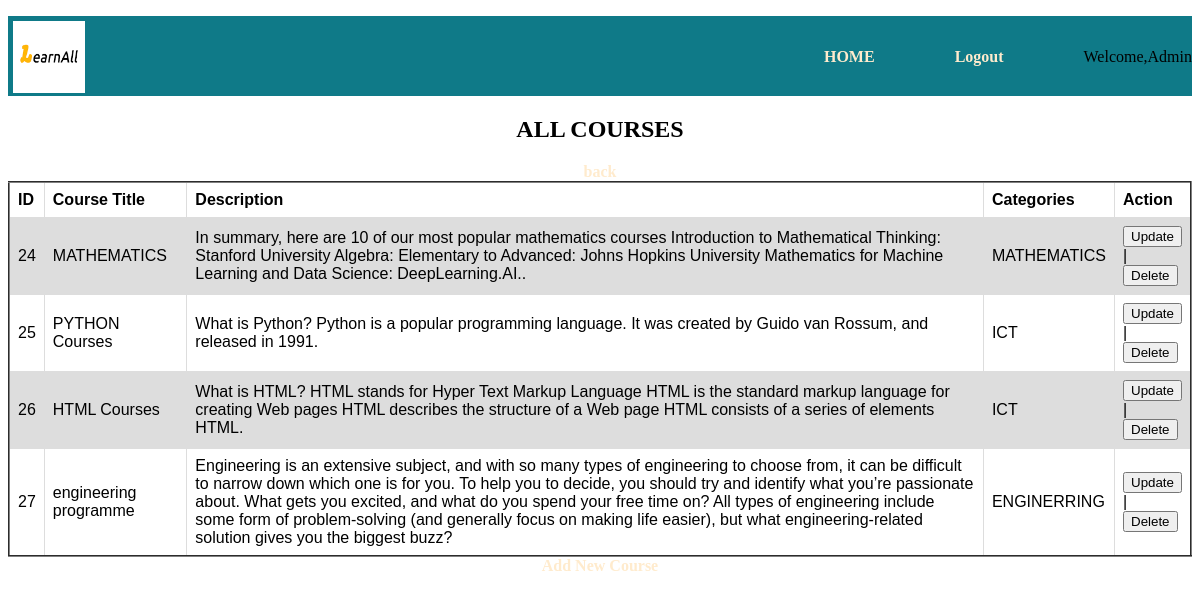
Screenshot of /admin/course.php with the database file from the repository.
### tables this page shows
CREATE TABLE `courses` (
  `c_id` int(10) NOT NULL,
  `c_title` text NOT NULL,
  `c_description` text NOT NULL,
  `c_picturer` text NOT NULL,
  `c_category` text NOT NULL
);

### admin/course.php (the view, shortened to what this page needs)
<?php
require_once '../config.php';
?>
<!DOCTYPE html>
<html lang="en">
<head>
    <link rel="stylesheet" href="admin.css">
</head>
<body>
<div class="header"> <ul>
            <li>Welcome,Admin</li>
            <li><a href="../landingpage.php">Logout</a></li>
            <li><a href="admin.html">HOME</a>  </li>
        </ul>
        <span><img src="../logo.png" alt="" height="90%" style="margin: 0.3rem;"></span>
    </div>
    <center>
        <h2>ALL COURSES </h2> <a href="admin.html">back</a>
        <table border="2" style=" border-collapse:collapse">
          <tr>  <th>ID</th>  <th>Course Title</th>  <th>Description</th>   <th>Categories</th> <th>Action</th></tr>
          <?php
       $result = mysqli_query( $con,"SELECT * FROM courses");
       while( $row = mysqli_fetch_assoc($result)){
        ?>
        <tr> <td><?php echo $row['c_id'] ?></td>
         <td><?php echo $row['c_title']?></td>
         <td> <?php echo $row['c_description']?></td>
         <td> <?php echo $row['c_category']?></td>
         <td>
           <form action="update_course.php" method="post">
                <input type='submit' name='update' value='Update'>
              </form> |
         <form action="delete_course.php" method="post">
                <input type='submit' name='delete' value='Delete'>
              </form>
                </td>
               </tr>
       <?php
               }
              ?>
      </table>
        <a href="newcourse.php">Add New Course</a>
    </center>
</body>
</html>

### admin/admin.css (style rules this page uses)
.header { height: 5rem; width: auto; background-color: rgb(15, 122, 136); }
.header li { list-style: none; margin-left: 5rem; margin-top: 2rem; float: right; }
a { color: blanchedalmond; text-decoration: none; font-weight: 900; }
table { font-family: arial, sans-serif; border-collapse: collapse; width: 100%; }
td, th { border: 1px solid #dddddd; text-align: left; padding: 8px; }
tr:nth-child(even) { background-color: #dddddd; }

### rows the page displays
courses: c_id "24", c_title "MATHEMATICS", c_description "In summary, here are 10 of our most popular mathematics courses Introduction to Mathematical Thinking: Stanford University Algebra: Elementary to Advanced: Johns Hopkins University Mathematics for Machine Learning and Data Science: DeepLearning.AI..", c_category "MATHEMATICS"
courses: c_id "25", c_title "PYTHON Courses", c_description "What is Python? Python is a popular programming language. It was created by Guido van Rossum, and released in 1991.", c_category "ICT"
courses: c_id "26", c_title "HTML Courses", c_description "What is HTML? HTML stands for Hyper Text Markup Language HTML is the standard markup language for creating Web pages HTML describes the structure of a Web page HTML consists of a series of elements HTML.", c_category "ICT"
courses: c_id "27", c_title "engineering programme", c_description "Engineering is an extensive subject, and with so many types of engineering to choose from, it can be difficult to narrow down which one is for you. To help you to decide, you should try and identify what you’re passionate about. What gets you excited, and what do you spend your free time on? All types of engineering include some form of problem-solving (and generally focus on making life easier), but what engineering-related solution gives you the biggest buzz?", c_category "ENGINERRING"
